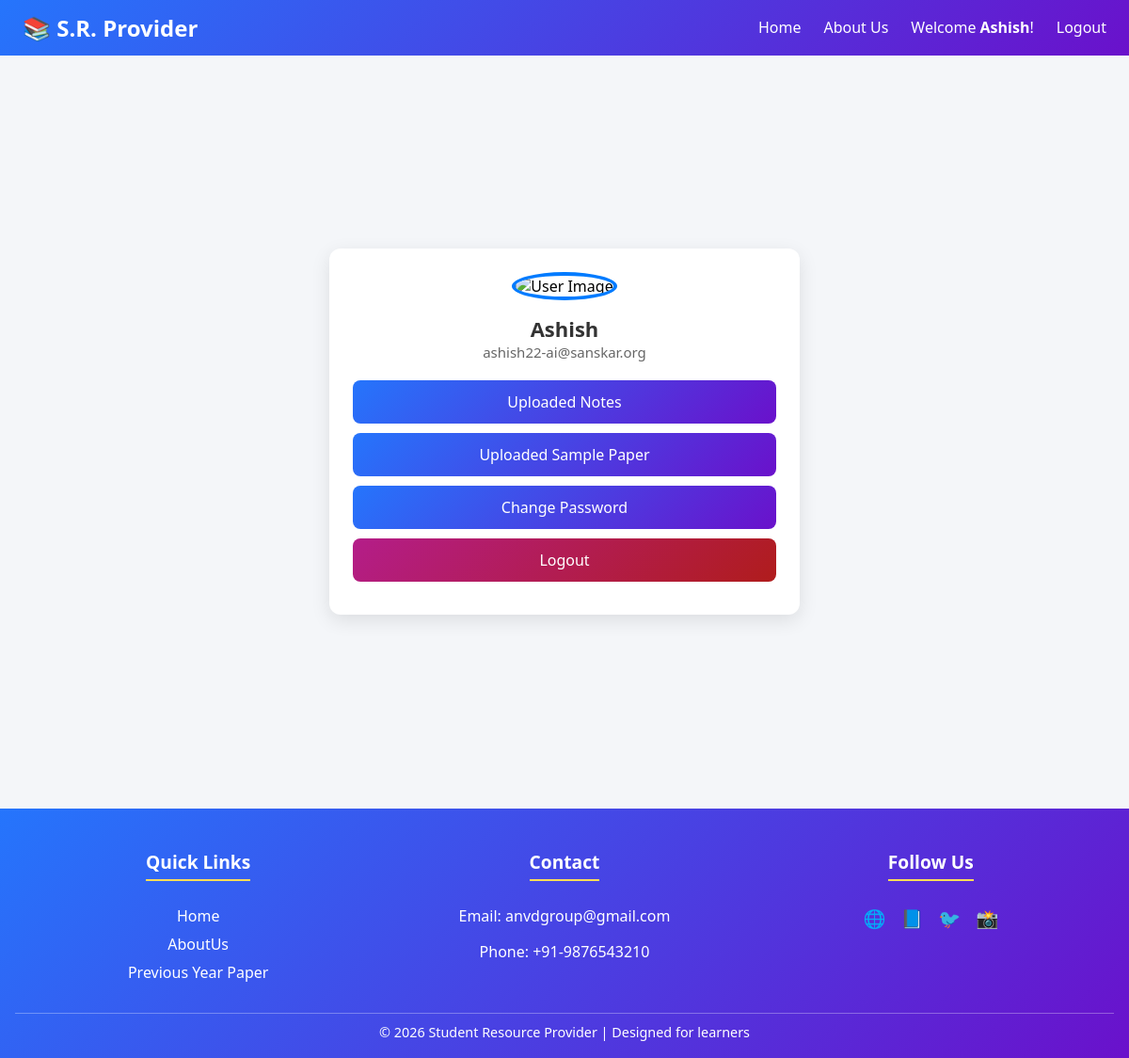
The app's page /profile/5/ (signed in) with its own data.
### user_auth/models.py (models this page shows)
class CustomUser(AbstractUser):
   email = models.EmailField(unique=True)
   is_email_verified = models.BooleanField(default=False)
   email_otp = models.CharField(max_length=6, null=True, blank=True)
   otp_last_sent = models.DateTimeField(null=True, blank=True)

### user_auth/views.py (the view)
# urls.py: path("profile/<int:user_id>/",views.profile,name="profile"),
@login_required
def profile(request,user_id):
    user = CustomUser.objects.get(pk = user_id)
    return render(request,'profile.html',{'user':user})

### user_auth/templates/profile.html (shortened to what this page needs)
{% extends "base.html" %}
{% block main %}
<div class = "user-profile">
  <div class="profile-card">
    <img src="https://th.bing.com/th/id/OIP.U0lavRZhl9Y5-e_-UiptAwHaHa?w=171&h=180&c=7&r=0&o=7&dpr=1.5&pid=1.7&rm=3" alt="User Image" class="profile-img">
    <div class="profile-name" style = "text-transform:capitalize;">{{user.username}}</div>
    <div class="profile-email">{{user.email}}</div>
    <div class="profile-links">
      <a href="">Uploaded Notes</a>
      <a href="">Uploaded Sample Paper</a>
      <a href="{% url "change_password" %}">Change Password</a>
      <a href="{% url "logout" %}" class="logout">Logout</a>
    </div>
  </div>
</div>
{% endblock main %}

### user_auth/templates/navbar.html (shortened to what this page needs)
  <nav class="navbar">
    <div class="logo" >
      <a href = "{% url "home" %}">
        <span>📚 S.R. </span>Provider
      </a>
    </div>
    <ul id="nav-links">
      <li><a {% if request.path == '/' %} style = "text-decoration:underline; font-weight:600; color:skyblue;" {% endif %} href="{% url "home" %}">Home</a></li>
      <li><a {% if request.path == '/about-us/' %} style = "text-decoration:underline; font-weight:600; color:skyblue;" {% endif %} href="{% url "about" %}">About Us</a></li>
      {% if not request.user.is_authenticated %}
      <li><a {% if request.path == '/register/' %} style = "text-decoration:underline; font-weight:600; color:skyblue;" {% endif %} href="{% url "register" %}">Register</a></li>
      <li><a {% if request.path == '/login/' %} style = "text-decoration:underline; font-weight:600; color:skyblue;" {% endif %} href="{% url "login" %}">Login</a></li>
      {% else %}
      <li style="color: #fff;">Welcome <a href = {% url "profile" request.user.pk %}><strong style = "text-transform: capitalize;">{{ request.user.username }}</strong>!</a></li>
      <li><a href="{% url "logout" %}">Logout</a></li>
      {% endif %}
    </ul>
  </nav>

### user_auth/templates/navbar.html (style rules this page uses)
body { margin: 0; font-family: 'Segoe UI', Tahoma, Geneva, Verdana, sans-serif; }
.navbar { display: flex; justify-content: space-between; position:sticky; top:0px; z-index:200; align-items: center; background: linear-gradient(135deg, #2575fc, #6a11cb); padding: 0.8rem 1.5rem; color: #fff; }
.navbar .logo { font-size: 1.5rem; font-weight: bold; }
.navbar ul { list-style: none; display: flex; margin: 0; padding: 0; }
.navbar ul li { margin-left: 1.5rem; }
.navbar ul li a { text-decoration: none; color: #fff; font-size: 1rem; transition: color 0.3s ease; }
.logo { font-family: "Segoe UI", Arial, sans-serif; font-size: 1.4rem; font-weight: 600; }
.logo a { text-decoration: none; color: white; transition: color 0.3s ease; }

### user_auth/templates/profile.html (style rules this page uses)
.user-profile { font-family: 'Segoe UI', sans-serif; margin: 0; background: #f4f6f9; display: flex; justify-content: center; align-items: center; min-height: 100vh; }
.profile-card { background: #fff; border-radius: 12px; box-shadow: 0 6px 20px rgba(0,0,0,0.1); width: 90%; max-width: 450px; padding: 25px; text-align: center; transition: transform 0.3s; }
.profile-img { width: 120px; height: 120px; border-radius: 50%; object-fit: cover; border: 4px solid #007bff; margin-bottom: 15px; }
.profile-name { font-size: 22px; font-weight: bold; color: #333; }
.profile-email { font-size: 15px; color: #666; margin-bottom: 20px; }
.profile-links a { display: block; margin: 10px 0; padding: 12px; background: linear-gradient(135deg, #2575fc, #6a11cb);; color: #fff; text-decoration: none; border-radius: 8px; transition: background 0.3s; }
.profile-links .logout { background: linear-gradient(135deg, #b41d89, #b01c1c);; }

### records on screen
CustomUser: user.username "Ashish", username "Ashish", email "ashish22-ai@sanskar.org"
